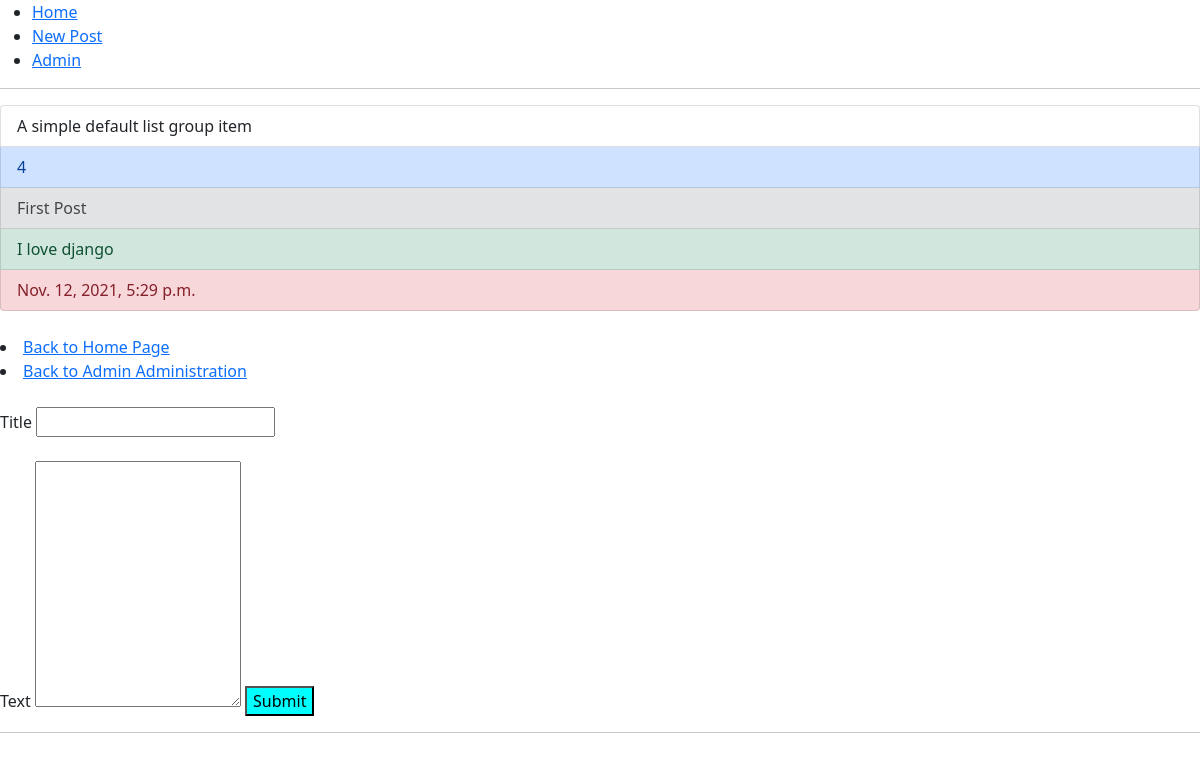
/details/4, run on the app's committed database.
### myapp/models.py (models this page shows, shortened)
class Posts(models.Model):
    title   = models.CharField(max_length=200)
    text    = models.TextField()
    created = models.DateTimeField(default=datetime.now)
    class Meta:
        verbose_name_plural = "Posts"    #ovo smo hardkodovali da nam u adminu pise posts posto django sam dodaje s

### myapp/views.py (the view)
# urls.py: path('details/<int:id>', views.details, name = "details"),
def details(request, id):
    one_result = Posts.objects.get(id=id)
    one_post = {"one_result" : one_result}
    return render(request, 'details.html', one_post)

### myapp/templates/details.html
{% extends 'base.html' %}
{% block details %}
<ul class="list-group">
    <li class="list-group-item">A simple default list group item</li>
    <li class="list-group-item list-group-item-primary">{{ one_result.id }}</li>
    <li class="list-group-item list-group-item-secondary">{{ one_result.title }}</li>
    <li class="list-group-item list-group-item-success">{{ one_result.text }}</li>
    <li class="list-group-item list-group-item-danger">{{ one_result.created }}</li>
  </ul>
<br>
  <li><a href="{% url 'home_page' %}">Back to Home Page</a></li>
  <li><a href="{% url 'admin'%}">Back to Admin Administration</a></li>
<br>
{% endblock %}

### data on the page
Posts: id "4", title "First Post", text "I love django", created "Nov. 12, 2021, 5:29 p.m."
